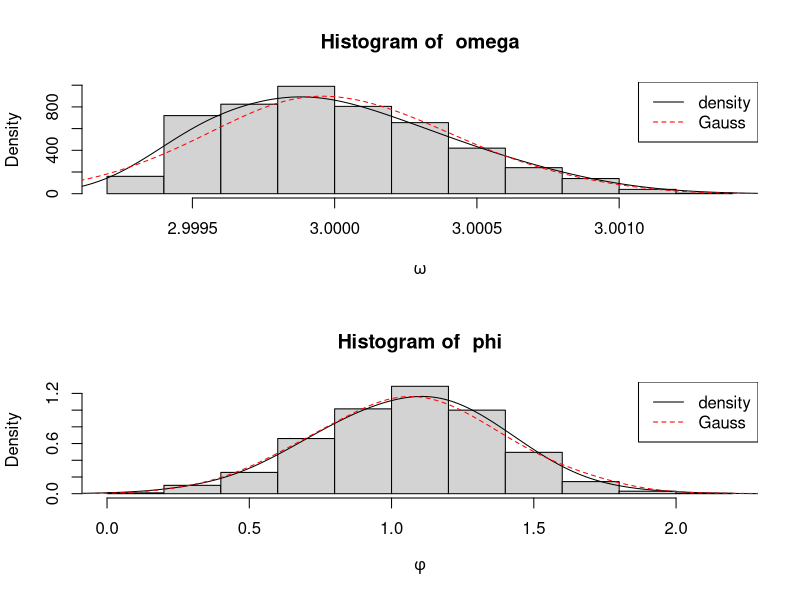
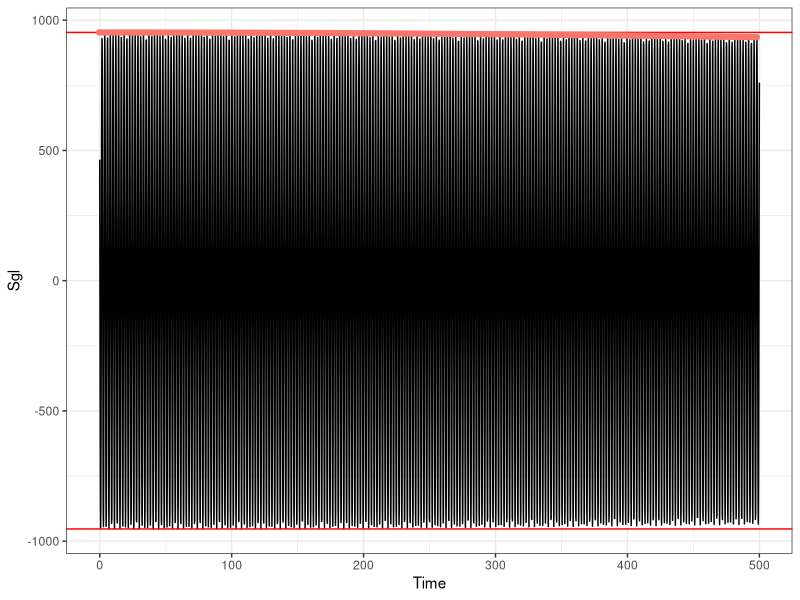
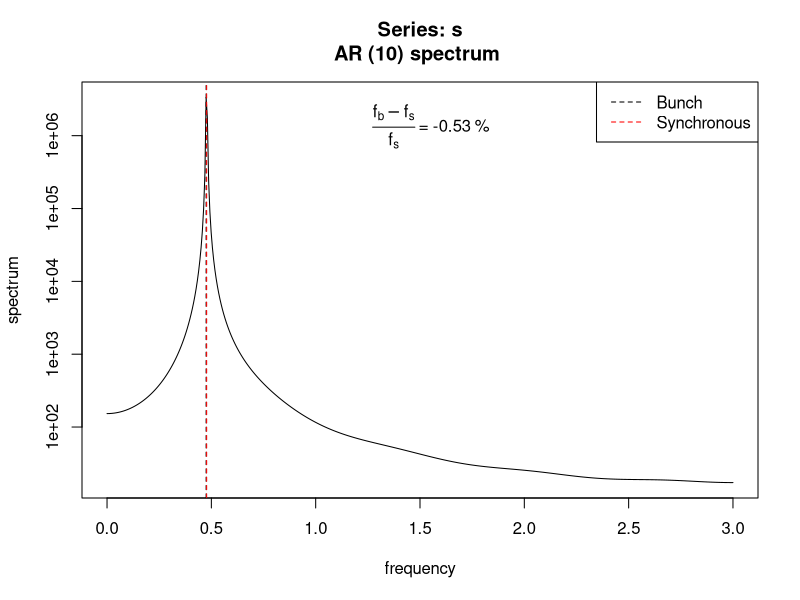

These charts were generated, in order, by the following R code:
library(dplyr); library(plyr)
library(ggplot2)

.hist_plot <- function(x, x0, name){
  require(quantmod)
  hist(x, freq=FALSE, main = paste("Histogram of ", name), xlab=name)
  dx = density(x,adjust = 2)
  xm = dx$x[findPeaks(dx$y)[1]]
  lines(dx)
  lines(density(rnorm(length(x), x0, sd(x)),adjust=2),col="red", lty=2)
  legend("topright",lty=c(1,2),col=c("black","red"), legend = c("density","Gauss"))
  # abline(v=c(xm,x0), lty=c(1,2), col=c("black","red"))
  # legend("top", bty="n",
  #        legend=bquote(frac(x[b]-x[s],x[s])~"="~.(formatC((xm-x0)/x0*100,2,format="e"))~"%")
  # )
}

np = 1000 # number of particles in bunch
w0 = 3; f0 = w0/2/pi # frequency of the reference particle
p0 = pi/3 #phase of the reference particle
sdw = w0*3e-4
sdp = p0*3e-1

df.p = data.frame(wFreq = rweibull(np, 2,sdw)) %>% # particle spin precession frequencies
  mutate(wFreq = w0-mean(wFreq)+wFreq) %>% # centering on w0 (actually centers only when shape=scale = Gauss)
  mutate(Phi = rnorm(np, p0, sdp)) # initial phases

par(mfrow=c(2,1))
.hist_plot(df.p$wFreq,w0,expression(omega))
.hist_plot(df.p$Phi,p0,expression(phi))
par(mfrow=c(1,1))

Pproj <- function(df, x) colSums(cos(df$wFreq%o%x + df$Phi))

Tstt = 0; Ttot=500; dt = .5/w0
df.s = data.frame(Time=seq(Tstt,Ttot,dt)) %>% mutate(Sgl=Pproj(df.p,Time))
s = ts(df.s$Sgl, start=Tstt, end=Ttot, deltat=dt)

Ntot = floor(.5*(w0*Ttot+p0)/pi)
Nstt = floor(.5*(w0*Tstt+p0)/pi)
tn = (2*pi*Nstt:Ntot-p0)/w0

ggplot(df.s, aes(Time, Sgl)) + geom_line() + geom_hline(yintercept = c(min(df.s$Sgl), max(df.s$Sgl)), col="red") +
  theme_bw() + geom_point(aes(col="red"), data=data.frame(Time=tn, Sgl=Pproj(df.p,tn)), show.legend = FALSE)

# the signal frequency is determined by the MODE of the distribution

spec.ar(s) -> sps
sps$freq[which.max(sps$spec)] -> fsgl
abline(v=c(fsgl,f0), col=c("black","red"),lty=2)
legend("topright",lty=2,col=c("black","red"),legend = c("Bunch","Synchronous"))
legend("top", bty="n", 
       legend=bquote(frac(f[b]-f[s],f[s])~"="~.(round((fsgl-f0)/f0*100,2))~"%")
)
